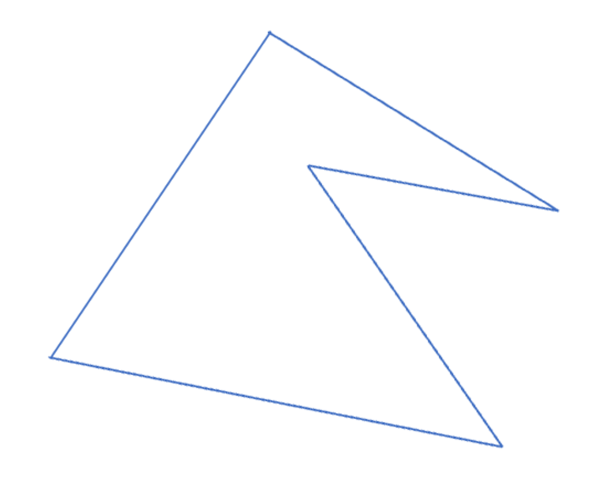
#> input picture Custom 1.png, 1224 x 962 px (shown at 1/2 size)
$ python laser_pattern_custom.py
#> lines starting #> are read from the running program, lines starting #| are printed output that depends on the picture; after the words box and inside, x2 and y2 are one past the last pixel; in counts of white or black regions, pixels touching at a corner belong together
import cv2
import numpy as np
import matplotlib.pyplot as plt
from PIL import Image

# Constants
background_width = 1200
background_height = 900
vertical_translation = 0  # vertically translate your laser pattern (positive means pattern is lowered down)

# Initial settings
INPUT_IMAGE_PATH = 'Custom 1.png'
OUTPUT_IMAGE_PATH = INPUT_IMAGE_PATH[:-4] + '_resized.png'
TARGET_HEIGHT = 400  # change size of the laser pattern accordingly

# Function to resize the image
def resize_image(input_path, output_path, target_height):
#> called with input_path = 'Custom 1.png', output_path = 'Custom 1_resized.png', target_height = 400
    with Image.open(input_path) as img:
#> img is the input picture: PIL image 1224x962 RGBA; mean R, G, B, A 252.2, 252.8, 253.9, 254.7
        width_percent = (target_height / float(img.size[1]))
#> width_percent = 0.416
        target_width = int((float(img.size[0]) * float(width_percent)))
#> target_width = 508
        resized_img = img.resize((target_width, target_height), Image.BICUBIC)
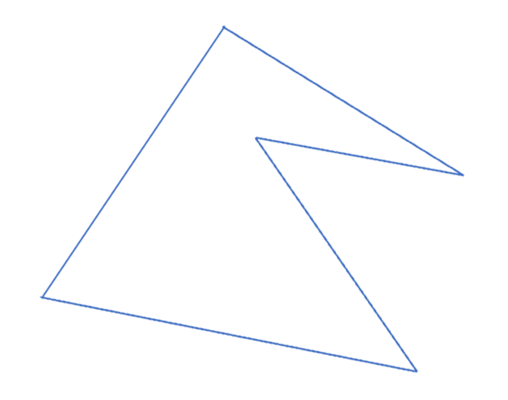
#> resized_img: PIL image 508x400 RGBA; mean R, G, B, A 252.4, 253.1, 254.2, 254.8; transparent parts drawn white
        resized_img.save(output_path)

# Resize the image
resize_image(INPUT_IMAGE_PATH, OUTPUT_IMAGE_PATH, TARGET_HEIGHT)

# Load resized image
image = cv2.imread(OUTPUT_IMAGE_PATH)

# Rectangle positions and sizes
rectangles = [
    {"name": "1", "x": 300, "y": 300, "width": 200, "height": 100},
    {"name": "2", "x": 300, "y": 500, "width": 200, "height": 100},
    {"name": "3", "x": 500, "y": 400, "width": 200, "height": 100},
    {"name": "4", "x": 700, "y": 300, "width": 200, "height": 100},
    {"name": "5", "x": 700, "y": 500, "width": 200, "height": 100},
]

# Actuation state initialization
actuation_data = {rect["name"]: [] for rect in rectangles}

# Function to get contour coordinates
def get_contour_coordinates(image):
    ignore_pixels = 2
    image_height, image_width, _ = image.shape
#> image_height = 400; image_width = 508
    roi = image[ignore_pixels:image_height-ignore_pixels, ignore_pixels:image_width-ignore_pixels]
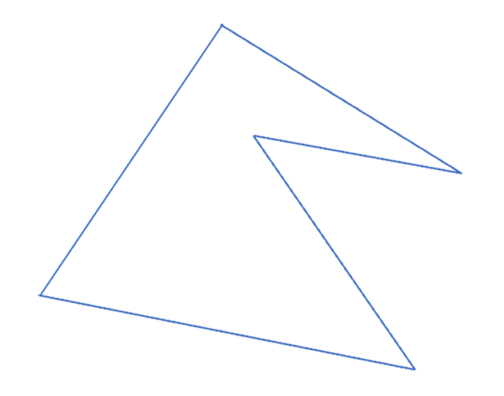
#> roi: shape (396, 504, 3); mean B, G, R 254.2, 253, 252.4
    gray_resized_roi = cv2.cvtColor(roi, cv2.COLOR_BGR2GRAY)
    edges = cv2.Canny(gray_resized_roi, 50, 150)
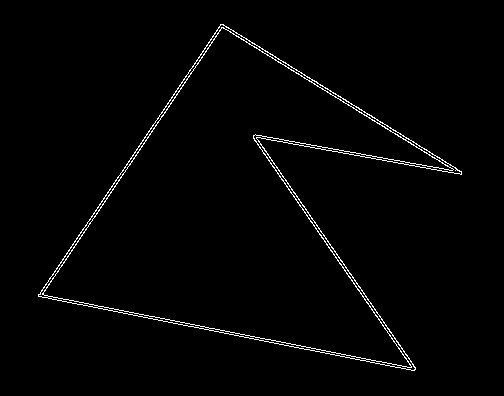
#> edges: shape (396, 504); 1.6% white in thin lines or dots, all inside (x1, y1, x2, y2) = (38, 24, 462, 371)
    kernel = np.ones((3, 3), np.uint8)
    edges = cv2.dilate(edges, kernel, iterations=1)
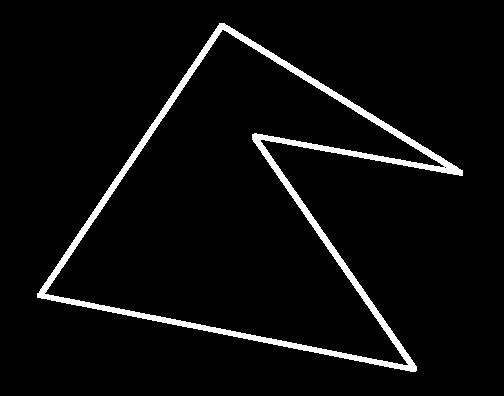
#> edges: shape (396, 504); 4.4% white; 1 white region
    contours, _ = cv2.findContours(edges, cv2.RETR_EXTERNAL, cv2.CHAIN_APPROX_SIMPLE)
#> contours = 1 contour; box (x1, y1, x2, y2) and area: (37, 23, 463, 372) 66841
    contour_coordinates = [[int(x), int(y)] for contour in contours for x, y in contour[:, 0]]
#> contour_coordinates = 729 pairs, first value 37 to 462, second value 23 to 371
    return contour_coordinates

# Get contour coordinates
contour_coordinates = get_contour_coordinates(image)

# Canvas initialization
canvas = np.zeros((background_height, background_width, 3), dtype=np.uint8)

# Centroid calculation
centroid_x = int(np.mean(np.array(contour_coordinates)[:, 0]).round())
#> centroid_x = 266
centroid_y = int(np.mean(np.array(contour_coordinates)[:, 1]).round())
#> centroid_y = 198

# Adjust contour coordinates
contour_coordinates = [[x[0] - centroid_x, x[1] + vertical_translation + background_height // 2 - centroid_y] for x in contour_coordinates]
#> contour_coordinates = 729 pairs, first value -229 to 196, second value 275 to 623

# Laser pattern initialization
pattern_x = 0
pattern_speed = 5

# Actuation state initialization
actuation_data = {rect["name"]: [] for rect in rectangles}

# Main loop for laser pattern movement
while pattern_x < background_width:
    canvas.fill(0)
    contour_coordinates = [[x[0] + pattern_speed, x[1]] for x in contour_coordinates]
#> contour_coordinates = 729 pairs, first value -224 to 201, second value 275 to 623

    # Drawing rectangles and contours on the canvas
    for rect in rectangles:
        rect_pts = np.array([
            [rect["x"], rect["y"]],
            [rect["x"] + rect["width"], rect["y"]],
            [rect["x"] + rect["width"], rect["y"] + rect["height"]],
            [rect["x"], rect["y"] + rect["height"]]
        ])
        in_rectangle = any(
            np.min(rect_pts[:, 0]) <= rect_pt[0] <= np.max(rect_pts[:, 0]) and
            np.min(rect_pts[:, 1]) <= rect_pt[1] <= np.max(rect_pts[:, 1])
            for rect_pt in contour_coordinates
        )

        actuation_data[rect["name"]].append(1 if in_rectangle else 0)
        shape_color = (0, 255, 0) if in_rectangle else (255, 0, 0)
        cv2.fillPoly(canvas, [rect_pts], shape_color)
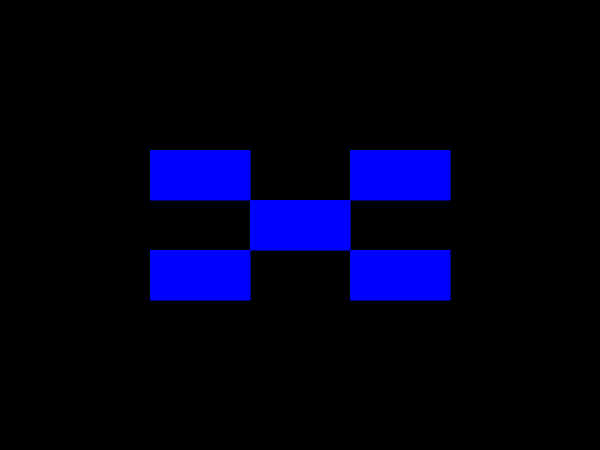
#> canvas: shape (900, 1200, 3) (shown at 1/2 size); mean of channels 0, 1, 2 24, 0, 0; drawn as B, G, R

    cv2.drawContours(canvas, [np.array(contour_coordinates)], -1, (255, 255, 255), 2)
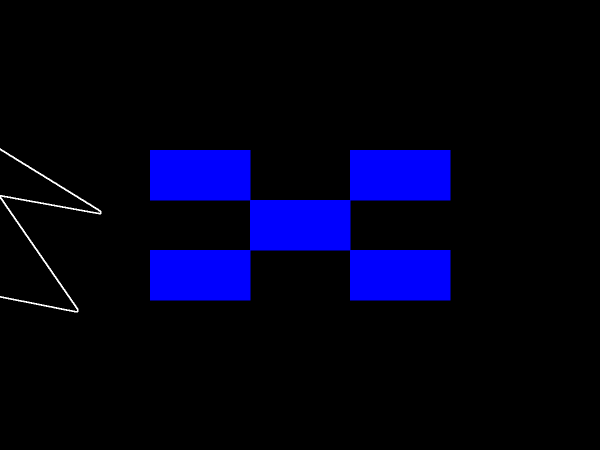
#> canvas: shape (900, 1200, 3) (shown at 1/2 size); 0.28% of pixels changed, all inside (x1, y1, x2, y2) = (0, 296, 203, 625); drawn as B, G, R

    # Show the canvas
    cv2.imshow("Laser Pattern", canvas)
    cv2.waitKey(10)

    # Move the laser pattern to the right
    pattern_x += pattern_speed

# Close all windows
cv2.destroyAllWindows()

# Plot actuation data
time_points = list(range(len(actuation_data["1"])))
plt.figure(figsize=(12, 8))

for i, rect in enumerate(rectangles):
    plt.subplot(2, 3, i + 1)
    plt.plot(time_points, actuation_data[rect["name"]], label=f'Rectangle {rect["name"]} Actuated')
    plt.xlabel('Time')
    plt.ylabel('Actuated State (1/0)')
    plt.title(f'Actuation in Rectangle {rect["name"]}')

plt.tight_layout()
plt.show()

# Write actuation data to a text file
output_file_path = "custom_actuation_data.txt"
with open(output_file_path, 'w') as file:
    for key, values in actuation_data.items():
        file.write(f'{key}: {values}\n')

# Confirm that the file has been written
print(f"Output has been written to {output_file_path}")

$ run again, with Custom 2.png copied over Custom 1.png
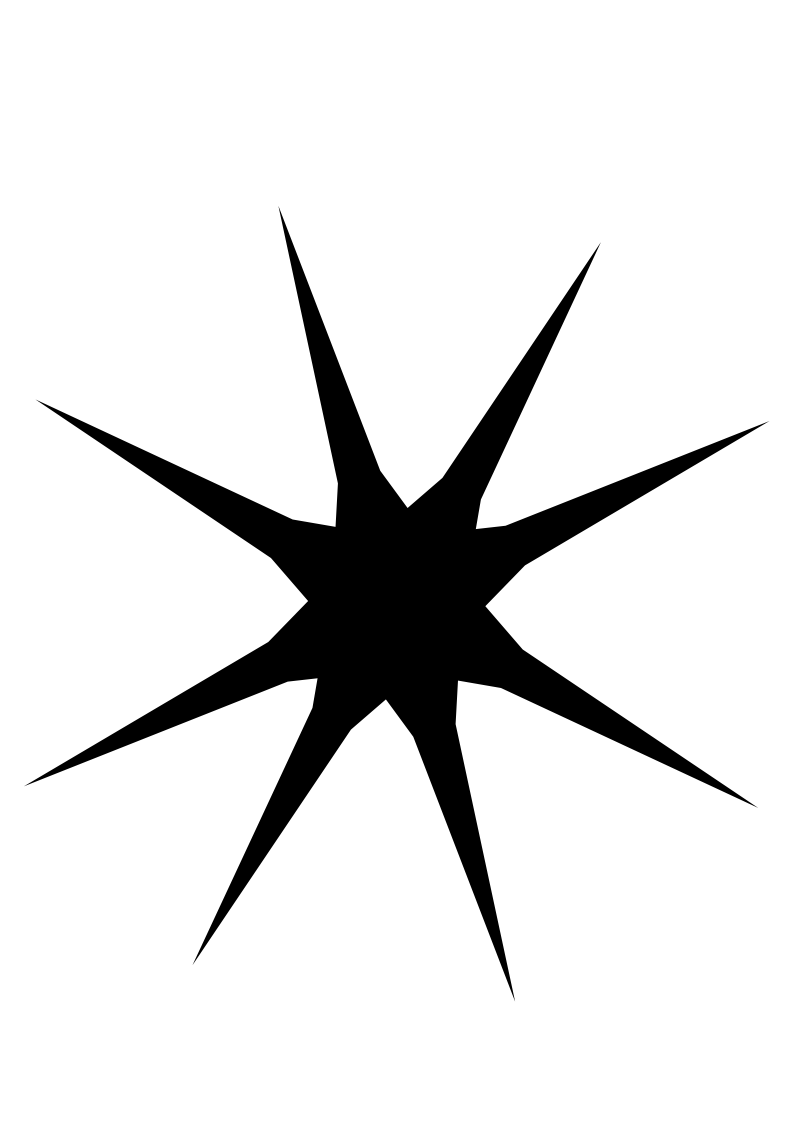
#> input picture Custom 2.png, 1587 x 2245 px (shown at 1/2 size)
#> in resize_image, img is the input picture: PIL image 1587x2245 RGBA; mean R, G, B, A 227.4, 227.4, 227.4, 255
#> in get_contour_coordinates, `edges = cv2.dilate(edges, kernel, iterations=1)`:
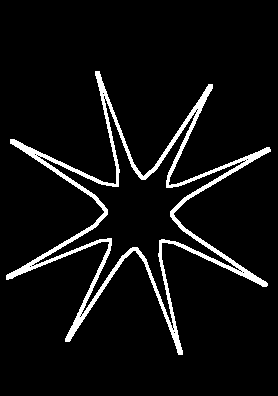
#> edges: shape (396, 278); 6.2% white; 1 white region
#> contours = 1 contour; box (x1, y1, x2, y2) and area: (6, 71, 271, 355) 15023
#> in get_contour_coordinates, `contour_coordinates = [[int(x), int(y)] for contour in contours for x,..`: contour_coordinates = 1133 pairs, first value 6 to 270, second value 71 to 354
#> centroid_x = 138
#> centroid_y = 213
#> `contour_coordinates = [[x[0] - centroid_x, x[1] + vertical_translation..`: contour_coordinates = 1133 pairs, first value -132 to 132, second value 308 to 591
#> `contour_coordinates = [[x[0] + pattern_speed, x[1]] for x in contour_c..`: contour_coordinates = 1133 pairs, first value -127 to 137, second value 308 to 591
#> `cv2.drawContours(canvas, [np.array(contour_coordinates)], -1, (255, 25..`:
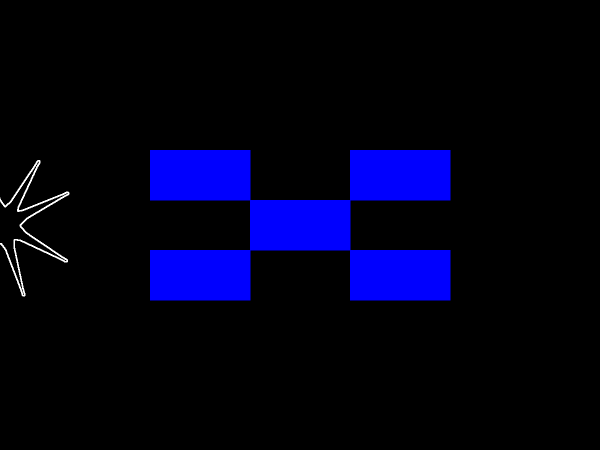
#> canvas: shape (900, 1200, 3) (shown at 1/2 size); mean of channels 0, 1, 2 24.7, 0.8, 0.8; drawn as B, G, R

$ run again, with Custom 3.png copied over Custom 1.png
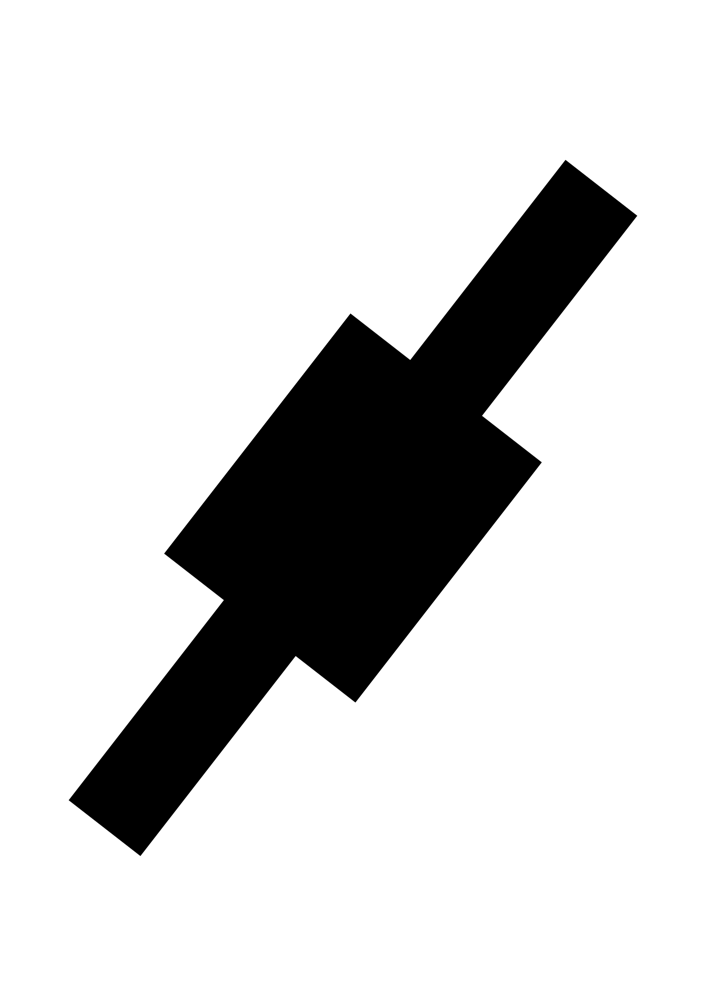
#> input picture Custom 3.png, 706 x 1000 px
#> in resize_image, img is the input picture: PIL image 706x1000 RGBA; mean R, G, B, A 211.7, 211.7, 211.7, 255
#> in get_contour_coordinates, `edges = cv2.Canny(gray_resized_roi, 50, 150)`:
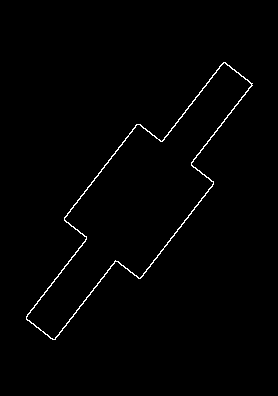
#> edges: shape (396, 278); 1.1% white in thin lines or dots, all inside (x1, y1, x2, y2) = (26, 62, 253, 340)
#> in get_contour_coordinates, `edges = cv2.dilate(edges, kernel, iterations=1)`:
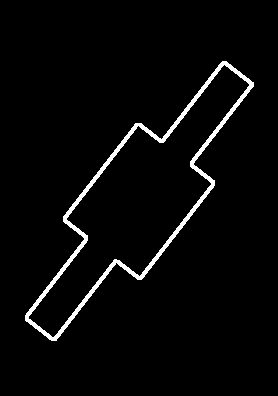
#> edges: shape (396, 278); 3.2% white; 1 white region
#> contours = 1 contour; box (x1, y1, x2, y2) and area: (25, 61, 254, 341) 20545
#> in get_contour_coordinates, `contour_coordinates = [[int(x), int(y)] for contour in contours for x,..`: contour_coordinates = 299 pairs, first value 25 to 253, second value 61 to 340
#> centroid_x = 138
#> centroid_y = 201
#> `contour_coordinates = [[x[0] - centroid_x, x[1] + vertical_translation..`: contour_coordinates = 299 pairs, first value -113 to 115, second value 310 to 589
#> `contour_coordinates = [[x[0] + pattern_speed, x[1]] for x in contour_c..`: contour_coordinates = 299 pairs, first value -108 to 120, second value 310 to 589
